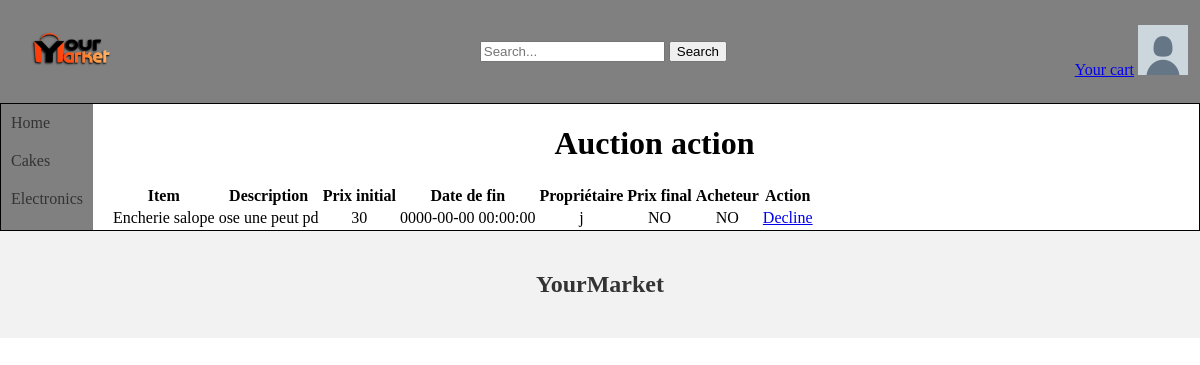
Page /auctionVerified.php (signed in) on the earlier database version.
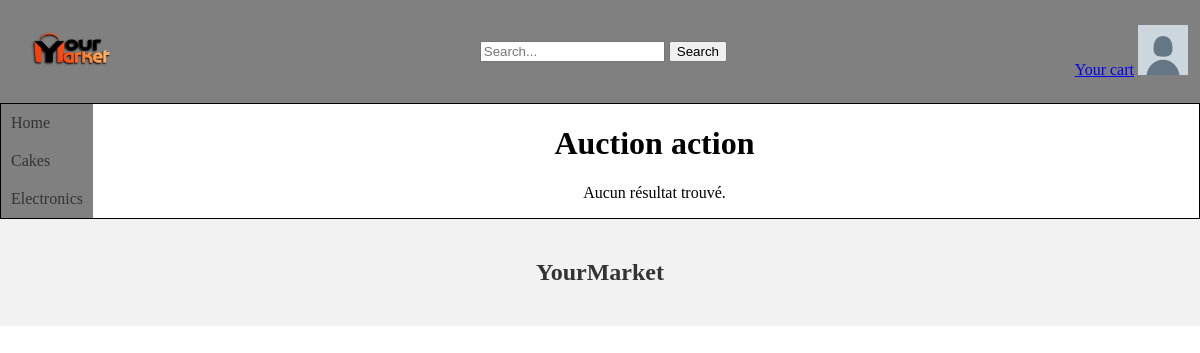
Same page on the later database version.
### tables this page shows
CREATE TABLE IF NOT EXISTS `sell` (
  `username` varchar(100) NOT NULL,
  `idItem` int NOT NULL,
  PRIMARY KEY (`username`,`idItem`),
  KEY `fk_sell_item` (`idItem`)
);

CREATE TABLE IF NOT EXISTS `items` (
  `id` int NOT NULL AUTO_INCREMENT,
  `nameItem` varchar(200) NOT NULL,
  `descriptions` varchar(999) NOT NULL,
  `price` double NOT NULL,
  `categories` int NOT NULL,
  `sellType` int NOT NULL,
  `quantity` int NOT NULL DEFAULT '1',
  `available` tinyint(1) NOT NULL DEFAULT '1',
  `endDate` datetime DEFAULT NULL,
  PRIMARY KEY (`id`)
);

### auctionVerified.php (the view, shortened to what this page needs)
<!DOCTYPE html>
<html>
<head>
  <link rel="stylesheet" type="text/css" href="Constant/styles.css">
</head>
<body>
    <head>
        <?php include('Constant/head.php'); ?>
    </head>
    <div class="page">
      <nav>
          <?php include('Constant/navbar.php'); ?>
      </nav>
      <div class="content">
        <h1>Auction action</h1>
      <?php
        global $conn;
        $itemQuery = "SELECT id, nameItem, descriptions, price AS initialPrice, endDate, username AS usernameOwner
                    FROM items as i inner join sell as s on i.id=s.idItem
                    WHERE sellType = 2 AND endDate < NOW() and quantity>0
                    ORDER BY endDate ASC";
        $itemResult = $conn->query($itemQuery);
        if ($itemResult->num_rows > 0) {
            echo '<table>
                    <tr>
                        <th>Item</th>
                        <th>Description</th>
                        <th>Prix initial</th>
                        <th>Date de fin</th>
                        <th>Propriétaire</th>
                        <th>Prix final</th>
                        <th>Acheteur</th>
                        <th>Action</th>
                    </tr>';
            while ($itemRow = $itemResult->fetch_assoc()) {
                $itemId = $itemRow['id'];
                $bidQuery = "SELECT price AS finalPrice
                            FROM bids
                            WHERE itemId = $itemId";
                $bidResult = $conn->query($bidQuery);
                $bidRow = $bidResult->fetch_assoc();
                $buyerQuery = "SELECT username
                            FROM place
                            WHERE bidId = (
                                SELECT bidId
                                FROM bids
                                WHERE itemId = $itemId
                                LIMIT 1
                            )";
                $buyerResult = $conn->query($buyerQuery);
                $buyerRow = $buyerResult->fetch_assoc();
                echo '<tr>';
                echo '<td>' . $itemRow['nameItem'] . '</td>';
                echo '<td>' . $itemRow['descriptions'] . '</td>';
                echo '<td>' . $itemRow['initialPrice'] . '</td>';
                echo '<td>' . $itemRow['endDate'] . '</td>';
                echo '<td>' . $itemRow['usernameOwner'] . '</td>';
                if(isset($bidRow['finalPrice']) && isset($buyerRow['username'])){
                    echo '<td>' . $bidRow['finalPrice'] . '</td>';
                    echo '<td>' . $buyerRow['username'] . '</td>';
                    echo'<td><a href="auctionVerified.php?validate='.$itemRow['id'].'">Validate</a><br><a href="auctionVerified.php?decline='.$itemRow['id'].'">Decline</a></td>';
                }else{
                    echo "<td>NO</td>";
                    echo "<td>NO</td>";
                    echo'<td><a href="auctionVerified.php?decline='.$itemRow['id'].'">Decline</a>';
                }
                echo '</tr>';
            }
            echo '</table>';
        } else {
            echo 'Aucun résultat trouvé.';
        }
        ?>
      </div>
    </div>
  <footer>
    <?php
    include('Constant/footer.php');
    ?>
  </footer>
</body>
</html>

### Constant/head.php (shortened to what this page needs)
<!DOCTYPE html>
<html>
<head>
</head>
  <header class="header">
    <a href="../index.php"><img src="../Photos/logo.png" height="75"></a>
    <div class="search-bar">
      <input type="text" placeholder="Search..." />
      <button type="submit">Search</button>
    </div>
    <div>
      <a href="cart.php">Your cart</a>
      <?php
      if(isset($_SESSION['username'])){
        ?>
        <div class="profile-button">
        <img src="Photos/pdp.png" height="50px" alt="Photo de profil">
      </div>
      <?php
      }else{
        echo '<a href="UserConnexion/formLoginRegister.php">Login</a>';
      } ?>
    </div>
  </header>
</html>

### Constant/navbar.php (shortened to what this page needs)
<!DOCTYPE html>
<html>
<div class="navbar">
  <ul>
    <li><a href="index.php">Home</a></li>
    <li><a href="desserts.php">Cakes</a></li>
    <li><a href="electronics.php">Electronics</a></li>
  </ul>
</div>
</html>

### Constant/footer.php
<footer style="background-color: #f2f2f2; padding: 20px;">
    <div style="text-align: center;">
        <h2 style="font-size: 24px; color: #333;">YourMarket</h2>
    </div>
</footer>

### Constant/styles.css (style rules this page uses)
body { margin: 0; padding: 0; }
nav { width: 10%; left: 0; flex-grow: 1; }
.navbar { background-color: gray; height: 100%; float: left; }
.navbar ul { list-style-type: none; padding: 0; margin: 0; }
.navbar a { display: block; padding: 10px; text-decoration: none; color: #333; }
.page { border: 1px solid black; display: flex; }
.content { text-align: center; width: 100%; }

### Constant/head.php (style rules this page uses)
.header { background-color: gray; padding: 1%; display: flex; align-items: center; justify-content: space-between; color: white; }
.profile-button { position: relative; display: inline-block; }

Differences in the rows shown:
removed sell: idItem.nameItem "Encherie salope", idItem.descriptions "ose une peut pd", idItem.price "30", idItem.endDate "0000-00-00 00:00:00", username "j"
Other differences:
text no longer shown: "Item Description Prix initial Date de fin Propriétaire Prix final Acheteur Action"
text now shown: "Aucun résultat trouvé."
